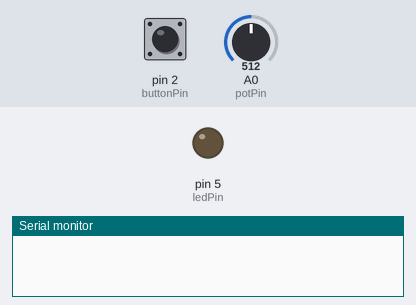
Bench run of a sketch on a simulated Arduino Uno, built with avr-gcc and run on an emulated ATmega328P. Shown: output pins drawn as LEDs (lit = HIGH), the last lines printed to the serial monitor. Inputs (shaded band) come from the test bench; at power-on: pin 2 (buttonPin) HIGH, A0 (potPin) = 512.

Above: at 1.2 s.
1.3 s: pin 2 (buttonPin) pulled LOW for 0.15 s
At 2.1 s:
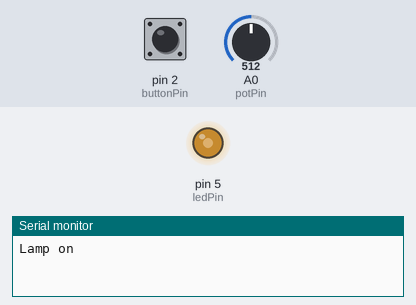
2.9 s: A0 (potPin) set to 716
At 3.7 s:
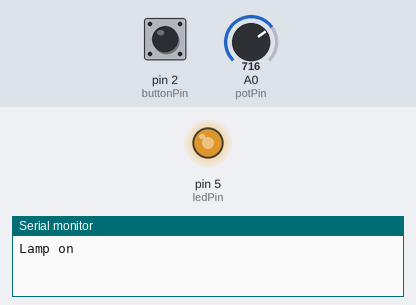
4.4 s: A0 (potPin) set to 900
At 5.6 s:
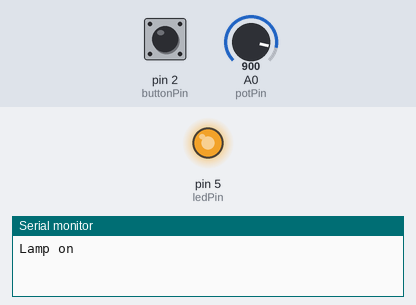
5.9 s: A0 (potPin) set to 122
At 7.1 s:
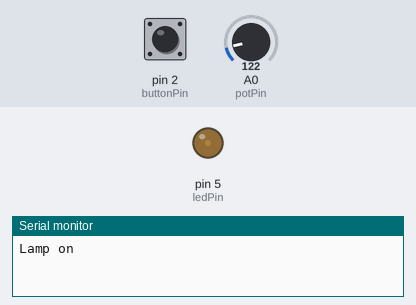
7.4 s: pin 2 (buttonPin) pulled LOW for 1 s
At 8.6 s:
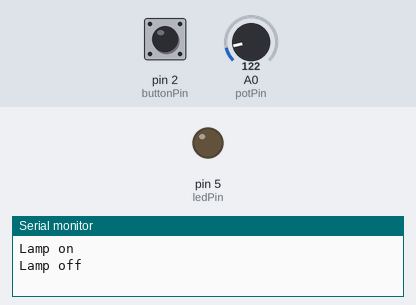
9.9 s: pin 2 (buttonPin) pulled LOW for 3.2 s
At 11.0 s:
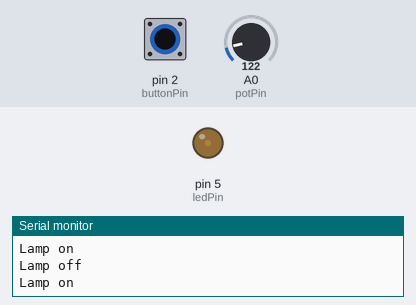
Timing chart, 0 to 12.9 s (numbered marks = the images above; inputs shaded):
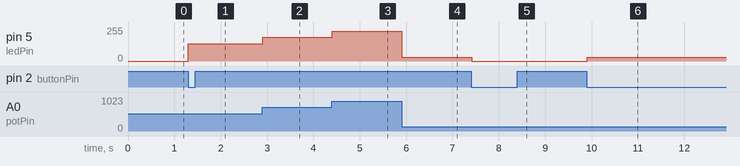

Measured:
- after the input at 1.3 s, pin 5 (ledPin): 0/255 → 128/255 at once
- after the input at 2.9 s, pin 5 (ledPin): 128/255 → 179/255 at once
- after the input at 4.4 s, pin 5 (ledPin): 179/255 → 225/255 at once
- after the input at 5.9 s, pin 5 (ledPin): 225/255 → 30/255 at once
- after the input at 7.4 s, pin 5 (ledPin): 30/255 → 0/255 at once
- after the input at 9.9 s, pin 5 (ledPin): 0/255 → 30/255 at once

The sketch:

05_lamp.ino
```cpp
const int buttonPin = 2;
const int ledPin = 5;
const int potPin = A0;

bool ledOn = false;
int lastState = HIGH;

void setup() {
  pinMode(buttonPin, INPUT_PULLUP);
  pinMode(ledPin, OUTPUT);
  Serial.begin(9600);
}

void loop() {
  int state = digitalRead(buttonPin);

  if (lastState == HIGH && state == LOW) {
    ledOn = !ledOn;
    Serial.println(ledOn ? "Lamp on" : "Lamp off");
  }
  lastState = state;

  if (ledOn) {
    int brightness = analogRead(potPin) / 4;   // SOLUTION: 0-1023 -> 0-255
    analogWrite(ledPin, brightness);
  } else {
    analogWrite(ledPin, 0);
  }

  delay(20);
}
```
